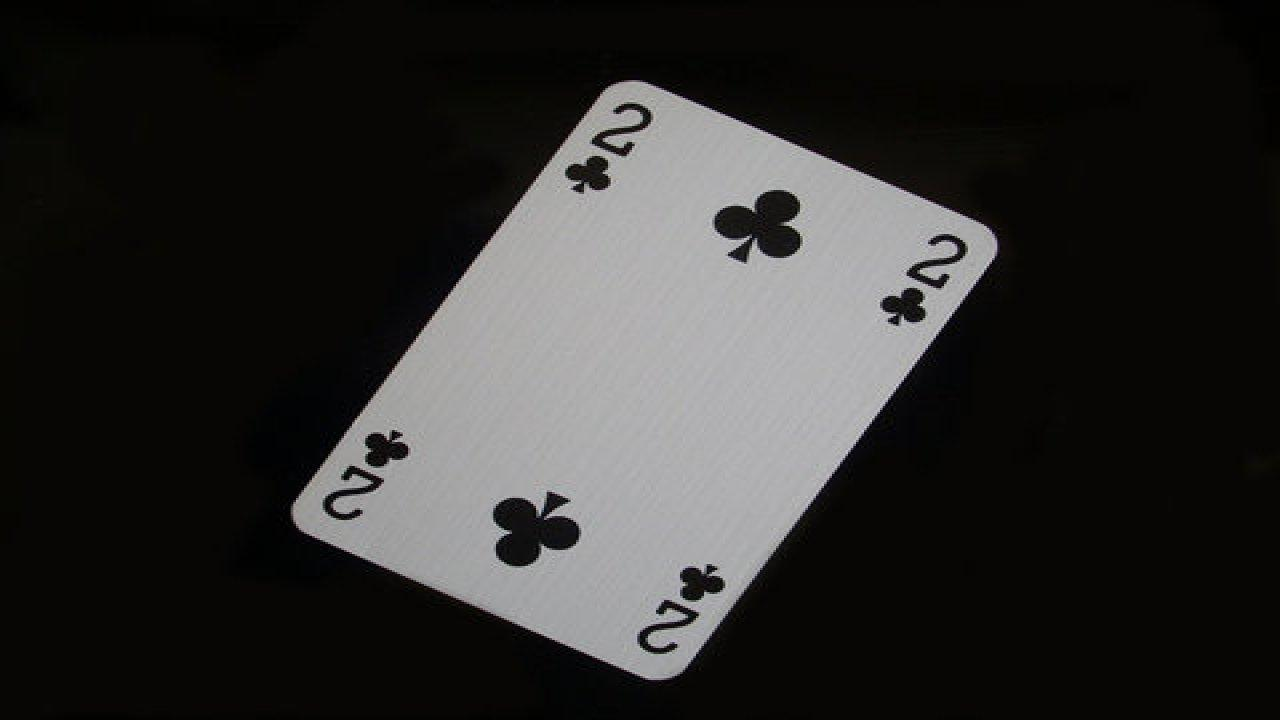
#> input picture Gi-1/kart.jpg, 1280 x 720 px, found by its file name
$ python 7_perspektif_carpitma.py
#> lines starting #> are read from the running program, lines starting #| are printed output that depends on the picture
import cv2
import numpy as np

#resmi içe aktarma
img = cv2.imread("kart.jpg")
#> img is the input picture: shape (720, 1280, 3); mean B, G, R 44.1, 45.3, 46
cv2.imshow("orijinal" , img)

width = 400
height = 500

pts1 = np.float32([[626,80],[294,517],[995,239],[661,679]])
pts2 = np.float32([[0,0],[0,height],[width,0],[width,height]])
matrix = cv2.getPerspectiveTransform(pts1,pts2)
print(matrix)

#nihai donusturulmus resim
imgout = cv2.warpPerspective(img,matrix,(width,height))
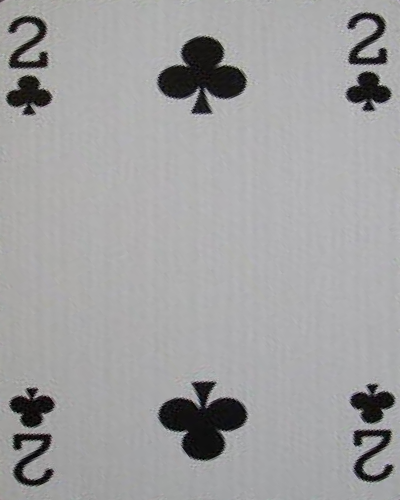
#> imgout: shape (500, 400, 3); mean B, G, R 160.9, 160.2, 160.4
cv2.imshow("nihairesim" , imgout)

cv2.waitKey(0)
cv2.destroyAllWindows()
